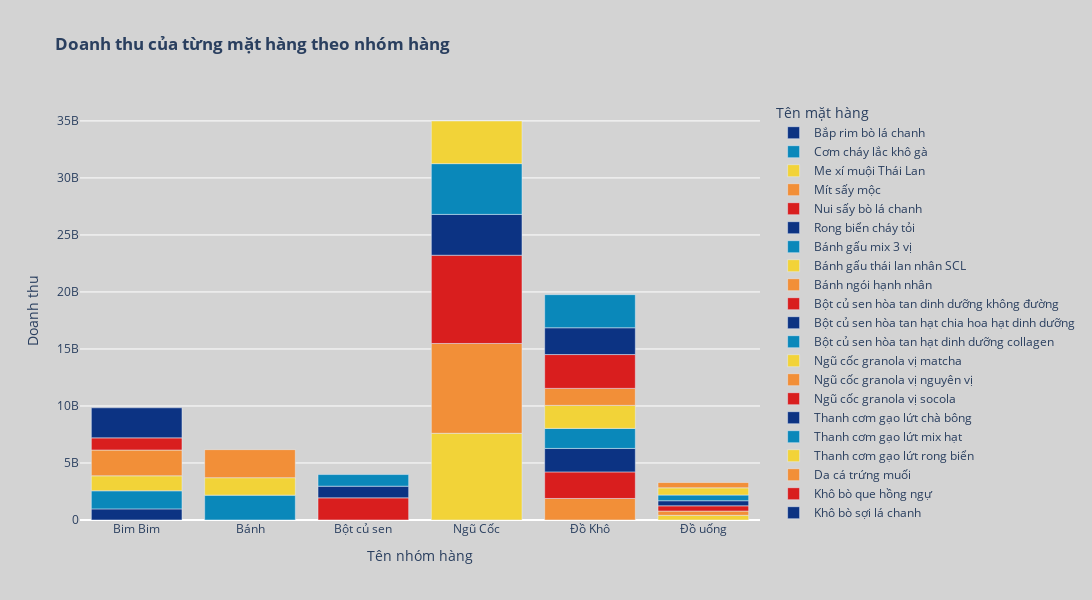

The notebook cell saved with this chart:
### Markdown cell above
<h3 style="color:white"><strong>--> Trong nhóm mặt hàng ngũ cốc: <em>Ngũ cốc granola vị nguyên vị</em> chiếm doanh số tốt nhất</strong></h3>

### Code cell
color_discrete_sequence = px.colors.diverging.Portland 

fig = px.bar(data_product_of_group, x='Tên nhóm hàng', y='Doanh thu',
             title='Doanh thu',
             color='Tên mặt hàng', 
             color_discrete_sequence=color_discrete_sequence)

# Cập nhật bố cục
fig.update_layout(title='<b>Doanh thu của từng mặt hàng theo nhóm hàng</b>',
                  xaxis_title="Tên nhóm hàng",
                  yaxis_title="Doanh thu",
                  paper_bgcolor='lightgrey',
                  plot_bgcolor='lightgrey',
                  height=600,  # Tăng kích thước chiều cao
                  width=1200 # Tăng kích thước chiều rộng
)

# Hiển thị biểu đồ
fig.show()

### Figure 1 — Plotly figure (JSON) as saved in the notebook; plotly's stock layout.template omitted (floating-point values rounded to 4 significant figures)
{"data": [{"alignmentgroup": "True", "hovertemplate": "Tên mặt hàng=Bắp rim bò lá chanh<br>Tên nhóm hàng=%{x}<br>Doanh thu=%{y}<extra></extra>", "legendgroup": "Bắp rim bò lá chanh", "marker": {"color": "rgb(12,51,131)", "pattern": {"shape": ""}}, "name": "Bắp rim bò lá chanh", "offsetgroup": "Bắp rim bò lá chanh", "orientation": "v", "showlegend": true, "textposition": "auto", "type": "bar", "x": ["Bim Bim"], "xaxis": "x", "y": [974862000], "yaxis": "y"}, {"alignmentgroup": "True", "hovertemplate": "Tên mặt hàng=Cơm cháy lắc khô gà<br>Tên nhóm hàng=%{x}<br>Doanh thu=%{y}<extra></extra>", "legendgroup": "Cơm cháy lắc khô gà", "marker": {"color": "rgb(10,136,186)", "pattern": {"shape": ""}}, "name": "Cơm cháy lắc khô gà", "offsetgroup": "Cơm cháy lắc khô gà", "orientation": "v", "showlegend": true, "textposition": "auto", "type": "bar", "x": ["Bim Bim"], "xaxis": "x", "y": [1586822000], "yaxis": "y"}, {"alignmentgroup": "True", "hovertemplate": "Tên mặt hàng=Me xí muội Thái Lan<br>Tên nhóm hàng=%{x}<br>Doanh thu=%{y}<extra></extra>", "legendgroup": "Me xí muội Thái Lan", "marker": {"color": "rgb(242,211,56)", "pattern": {"shape": ""}}, "name": "Me xí muội Thái Lan", "offsetgroup": "Me xí muội Thái Lan", "orientation": "v", "showlegend": true, "textposition": "auto", "type": "bar", "x": ["Bim Bim"], "xaxis": "x", "y": [1314876000], "yaxis": "y"}, {"alignmentgroup": "True", "hovertemplate": "Tên mặt hàng=Mít sấy mộc<br>Tên nhóm hàng=%{x}<br>Doanh thu=%{y}<extra></extra>", "legendgroup": "Mít sấy mộc", "marker": {"color": "rgb(242,143,56)", "pattern": {"shape": ""}}, "name": "Mít sấy mộc", "offsetgroup": "Mít sấy mộc", "orientation": "v", "showlegend": true, "textposition": "auto", "type": "bar", "x": ["Bim Bim"], "xaxis": "x", "y": [2260944000], "yaxis": "y"}, {"alignmentgroup": "True", "hovertemplate": "Tên mặt hàng=Nui sấy bò lá chanh<br>Tên nhóm hàng=%{x}<br>Doanh thu=%{y}<extra></extra>", "legendgroup": "Nui sấy bò lá chanh", "marker": {"color": "rgb(217,30,30)", "pattern": {"shape": ""}}, "name": "Nui sấy bò lá chanh", "offsetgroup": "Nui sấy bò lá chanh", "orientation": "v", "showlegend": true, "textposition": "auto", "type": "bar", "x": ["Bim Bim"], "xaxis": "x", "y": [1066484000], "yaxis": "y"}, {"alignmentgroup": "True", "hovertemplate": "Tên mặt hàng=Rong biển cháy tỏi<br>Tên nhóm hàng=%{x}<br>Doanh thu=%{y}<extra></extra>", "legendgroup": "Rong biển cháy tỏi", "marker": {"color": "rgb(12,51,131)", "pattern": {"shape": ""}}, "name": "Rong biển cháy tỏi", "offsetgroup": "Rong biển cháy tỏi", "orientation": "v", "showlegend": true, "textposition": "auto", "type": "bar", "x": ["Bim Bim"], "xaxis": "x", "y": [2635968000], "yaxis": "y"}, {"alignmentgroup": "True", "hovertemplate": "Tên mặt hàng=Bánh gấu mix 3 vị<br>Tên nhóm hàng=%{x}<br>Doanh thu=%{y}<extra></extra>", "legendgroup": "Bánh gấu mix 3 vị", "marker": {"color": "rgb(10,136,186)", "pattern": {"shape": ""}}, "name": "Bánh gấu mix 3 vị", "offsetgroup": "Bánh gấu mix 3 vị", "orientation": "v", "showlegend": true, "textposition": "auto", "type": "bar", "x": ["Bánh"], "xaxis": "x", "y": [2178899000], "yaxis": "y"}, {"alignmentgroup": "True", "hovertemplate": "Tên mặt hàng=Bánh gấu thái lan nhân SCL<br>Tên nhóm hàng=%{x}<br>Doanh thu=%{y}<extra></extra>", "legendgroup": "Bánh gấu thái lan nhân SCL", "marker": {"color": "rgb(242,211,56)", "pattern": {"shape": ""}}, "name": "Bánh gấu thái lan nhân SCL", "offsetgroup": "Bánh gấu thái lan nhân SCL", "orientation": "v", "showlegend": true, "textposition": "auto", "type": "bar", "x": ["Bánh"], "xaxis": "x", "y": [1530945000], "yaxis": "y"}, {"alignmentgroup": "True", "hovertemplate": "Tên mặt hàng=Bánh ngói hạnh nhân<br>Tên nhóm hàng=%{x}<br>Doanh thu=%{y}<extra></extra>", "legendgroup": "Bánh ngói hạnh nhân", "marker": {"color": "rgb(242,143,56)", "pattern": {"shape": ""}}, "name": "Bánh ngói hạnh nhân", "offsetgroup": "Bánh ngói hạnh nhân", "orientation": "v", "showlegend": true, "textposition": "auto", "type": "bar", "x": ["Bánh"], "xaxis": "x", "y": [2462031000], "yaxis": "y"}, {"alignmentgroup": "True", "hovertemplate": "Tên mặt hàng=Bột củ sen hòa tan dinh dưỡng không đường<br>Tên nhóm hàng=%{x}<br>Doanh thu=%{y}<extra></extra>", "legendgroup": "Bột củ sen hòa tan dinh dưỡng không đường", "marker": {"color": "rgb(217,30,30)", "pattern": {"shape": ""}}, "name": "Bột củ sen hòa tan dinh dưỡng không đường", "offsetgroup": "Bột củ sen hòa tan dinh dưỡng không đường", "orientation": "v", "showlegend": true, "textposition": "auto", "type": "bar", "x": ["Bột củ sen"], "xaxis": "x", "y": [1943175000], "yaxis": "y"}, {"alignmentgroup": "True", "hovertemplate": "Tên mặt hàng=Bột củ sen hòa tan hạt chia hoa hạt dinh dưỡng<br>Tên nhóm hàng=%{x}<br>Doanh thu=%{y}<extra></extra>", "legendgroup": "Bột củ sen hòa tan hạt chia hoa hạt dinh dưỡng", "marker": {"color": "rgb(12,51,131)", "pattern": {"shape": ""}}, "name": "Bột củ sen hòa tan hạt chia hoa hạt dinh dưỡng", "offsetgroup": "Bột củ sen hòa tan hạt chia hoa hạt dinh dưỡng", "orientation": "v", "showlegend": true, "textposition": "auto", "type": "bar", "x": ["Bột củ sen"], "xaxis": "x", "y": [1023075000], "yaxis": "y"}, {"alignmentgroup": "True", "hovertemplate": "Tên mặt hàng=Bột củ sen hòa tan hạt dinh dưỡng collagen<br>Tên nhóm hàng=%{x}<br>Doanh thu=%{y}<extra></extra>", "legendgroup": "Bột củ sen hòa tan hạt dinh dưỡng collagen", "marker": {"color": "rgb(10,136,186)", "pattern": {"shape": ""}}, "name": "Bột củ sen hòa tan hạt dinh dưỡng collagen", "offsetgroup": "Bột củ sen hòa tan hạt dinh dưỡng collagen", "orientation": "v", "showlegend": true, "textposition": "auto", "type": "bar", "x": ["Bột củ sen"], "xaxis": "x", "y": [1018575000], "yaxis": "y"}, {"alignmentgroup": "True", "hovertemplate": "Tên mặt hàng=Ngũ cốc granola vị matcha<br>Tên nhóm hàng=%{x}<br>Doanh thu=%{y}<extra></extra>", "legendgroup": "Ngũ cốc granola vị matcha", "marker": {"color": "rgb(242,211,56)", "pattern": {"shape": ""}}, "name": "Ngũ cốc granola vị matcha", "offsetgroup": "Ngũ cốc granola vị matcha", "orientation": "v", "showlegend": true, "textposition": "auto", "type": "bar", "x": ["Ngũ Cốc"], "xaxis": "x", "y": [7604457000], "yaxis": "y"}, {"alignmentgroup": "True", "hovertemplate": "Tên mặt hàng=Ngũ cốc granola vị nguyên vị<br>Tên nhóm hàng=%{x}<br>Doanh thu=%{y}<extra></extra>", "legendgroup": "Ngũ cốc granola vị nguyên vị", "marker": {"color": "rgb(242,143,56)", "pattern": {"shape": ""}}, "name": "Ngũ cốc granola vị nguyên vị", "offsetgroup": "Ngũ cốc granola vị nguyên vị", "orientation": "v", "showlegend": true, "textposition": "auto", "type": "bar", "x": ["Ngũ Cốc"], "xaxis": "x", "y": [7876610000], "yaxis": "y"}, {"alignmentgroup": "True", "hovertemplate": "Tên mặt hàng=Ngũ cốc granola vị socola<br>Tên nhóm hàng=%{x}<br>Doanh thu=%{y}<extra></extra>", "legendgroup": "Ngũ cốc granola vị socola", "marker": {"color": "rgb(217,30,30)", "pattern": {"shape": ""}}, "name": "Ngũ cốc granola vị socola", "offsetgroup": "Ngũ cốc granola vị socola", "orientation": "v", "showlegend": true, "textposition": "auto", "type": "bar", "x": ["Ngũ Cốc"], "xaxis": "x", "y": [7740117000], "yaxis": "y"}, {"alignmentgroup": "True", "hovertemplate": "Tên mặt hàng=Thanh cơm gạo lứt chà bông<br>Tên nhóm hàng=%{x}<br>Doanh thu=%{y}<extra></extra>", "legendgroup": "Thanh cơm gạo lứt chà bông", "marker": {"color": "rgb(12,51,131)", "pattern": {"shape": ""}}, "name": "Thanh cơm gạo lứt chà bông", "offsetgroup": "Thanh cơm gạo lứt chà bông", "orientation": "v", "showlegend": true, "textposition": "auto", "type": "bar", "x": ["Ngũ Cốc"], "xaxis": "x", "y": [3580525000], "yaxis": "y"}, {"alignmentgroup": "True", "hovertemplate": "Tên mặt hàng=Thanh cơm gạo lứt mix hạt<br>Tên nhóm hàng=%{x}<br>Doanh thu=%{y}<extra></extra>", "legendgroup": "Thanh cơm gạo lứt mix hạt", "marker": {"color": "rgb(10,136,186)", "pattern": {"shape": ""}}, "name": "Thanh cơm gạo lứt mix hạt", "offsetgroup": "Thanh cơm gạo lứt mix hạt", "orientation": "v", "showlegend": true, "textposition": "auto", "type": "bar", "x": ["Ngũ Cốc"], "xaxis": "x", "y": [4452890000], "yaxis": "y"}, {"alignmentgroup": "True", "hovertemplate": "Tên mặt hàng=Thanh cơm gạo lứt rong biển<br>Tên nhóm hàng=%{x}<br>Doanh thu=%{y}<extra></extra>", "legendgroup": "Thanh cơm gạo lứt rong biển", "marker": {"color": "rgb(242,211,56)", "pattern": {"shape": ""}}, "name": "Thanh cơm gạo lứt rong biển", "offsetgroup": "Thanh cơm gạo lứt rong biển", "orientation": "v", "showlegend": true, "textposition": "auto", "type": "bar", "x": ["Ngũ Cốc"], "xaxis": "x", "y": [3738670000], "yaxis": "y"}, {"alignmentgroup": "True", "hovertemplate": "Tên mặt hàng=Da cá trứng muối<br>Tên nhóm hàng=%{x}<br>Doanh thu=%{y}<extra></extra>", "legendgroup": "Da cá trứng muối", "marker": {"color": "rgb(242,143,56)", "pattern": {"shape": ""}}, "name": "Da cá trứng muối", "offsetgroup": "Da cá trứng muối", "orientation": "v", "showlegend": true, "textposition": "auto", "type": "bar", "x": ["Đồ Khô"], "xaxis": "x", "y": [1888575000], "yaxis": "y"}, {"alignmentgroup": "True", "hovertemplate": "Tên mặt hàng=Khô bò que hồng ngự<br>Tên nhóm hàng=%{x}<br>Doanh thu=%{y}<extra></extra>", "legendgroup": "Khô bò que hồng ngự", "marker": {"color": "rgb(217,30,30)", "pattern": {"shape": ""}}, "name": "Khô bò que hồng ngự", "offsetgroup": "Khô bò que hồng ngự", "orientation": "v", "showlegend": true, "textposition": "auto", "type": "bar", "x": ["Đồ Khô"], "xaxis": "x", "y": [2329984000], "yaxis": "y"}, {"alignmentgroup": "True", "hovertemplate": "Tên mặt hàng=Khô bò sợi lá chanh<br>Tên nhóm hàng=%{x}<br>Doanh thu=%{y}<extra></extra>", "legendgroup": "Khô bò sợi lá chanh", "marker": {"color": "rgb(12,51,131)", "pattern": {"shape": ""}}, "name": "Khô bò sợi lá chanh", "offsetgroup": "Khô bò sợi lá chanh", "orientation": "v", "showlegend": true, "textposition": "auto", "type": "bar", "x": ["Đồ Khô"], "xaxis": "x", "y": [2058392000], "yaxis": "y"}, {"alignmentgroup": "True", "hovertemplate": "Tên mặt hàng=Khô gà bơ tỏi<br>Tên nhóm hàng=%{x}<br>Doanh thu=%{y}<extra></extra>", "legendgroup": "Khô gà bơ tỏi", "marker": {"color": "rgb(10,136,186)", "pattern": {"shape": ""}}, "name": "Khô gà bơ tỏi", "offsetgroup": "Khô gà bơ tỏi", "orientation": "v", "showlegend": true, "textposition": "auto", "type": "bar", "x": ["Đồ Khô"], "xaxis": "x", "y": [1757430000], "yaxis": "y"}, {"alignmentgroup": "True", "hovertemplate": "Tên mặt hàng=Khô gà lá chanh<br>Tên nhóm hàng=%{x}<br>Doanh thu=%{y}<extra></extra>", "legendgroup": "Khô gà lá chanh", "marker": {"color": "rgb(242,211,56)", "pattern": {"shape": ""}}, "name": "Khô gà lá chanh", "offsetgroup": "Khô gà lá chanh", "orientation": "v", "showlegend": true, "textposition": "auto", "type": "bar", "x": ["Đồ Khô"], "xaxis": "x", "y": [2018055000], "yaxis": "y"}, {"alignmentgroup": "True", "hovertemplate": "Tên mặt hàng=Khô heo cháy tỏi<br>Tên nhóm hàng=%{x}<br>Doanh thu=%{y}<extra></extra>", "legendgroup": "Khô heo cháy tỏi", "marker": {"color": "rgb(242,143,56)", "pattern": {"shape": ""}}, "name": "Khô heo cháy tỏi", "offsetgroup": "Khô heo cháy tỏi", "orientation": "v", "showlegend": true, "textposition": "auto", "type": "bar", "x": ["Đồ Khô"], "xaxis": "x", "y": [1491100000], "yaxis": "y"}, {"alignmentgroup": "True", "hovertemplate": "Tên mặt hàng=Khô mix 3 vị (heo bơ tỏi, mực, gà)<br>Tên nhóm hàng=%{x}<br>Doanh thu=%{y}<extra></extra>", "legendgroup": "Khô mix 3 vị (heo bơ tỏi, mực, gà)", "marker": {"color": "rgb(217,30,30)", "pattern": {"shape": ""}}, "name": "Khô mix 3 vị (heo bơ tỏi, mực, gà)", "offsetgroup": "Khô mix 3 vị (heo bơ tỏi, mực, gà)", "orientation": "v", "showlegend": true, "textposition": "auto", "type": "bar", "x": ["Đồ Khô"], "xaxis": "x", "y": [2966544000], "yaxis": "y"}, {"alignmentgroup": "True", "hovertemplate": "Tên mặt hàng=Mực xé sợi hấp dừa<br>Tên nhóm hàng=%{x}<br>Doanh thu=%{y}<extra></extra>", "legendgroup": "Mực xé sợi hấp dừa", "marker": {"color": "rgb(12,51,131)", "pattern": {"shape": ""}}, "name": "Mực xé sợi hấp dừa", "offsetgroup": "Mực xé sợi hấp dừa", "orientation": "v", "showlegend": true, "textposition": "auto", "type": "bar", "x": ["Đồ Khô"], "xaxis": "x", "y": [2350045000], "yaxis": "y"}, {"alignmentgroup": "True", "hovertemplate": "Tên mặt hàng=Tóp mỡ rim mắm tỏi<br>Tên nhóm hàng=%{x}<br>Doanh thu=%{y}<extra></extra>", "legendgroup": "Tóp mỡ rim mắm tỏi", "marker": {"color": "rgb(10,136,186)", "pattern": {"shape": ""}}, "name": "Tóp mỡ rim mắm tỏi", "offsetgroup": "Tóp mỡ rim mắm tỏi", "orientation": "v", "showlegend": true, "textposition": "auto", "type": "bar", "x": ["Đồ Khô"], "xaxis": "x", "y": [2903274000], "yaxis": "y"}, {"alignmentgroup": "True", "hovertemplate": "Tên mặt hàng=Chè dưỡng nhan<br>Tên nhóm hàng=%{x}<br>Doanh thu=%{y}<extra></extra>", "legendgroup": "Chè dưỡng nhan", "marker": {"color": "rgb(242,211,56)", "pattern": {"shape": ""}}, "name": "Chè dưỡng nhan", "offsetgroup": "Chè dưỡng nhan", "orientation": "v", "showlegend": true, "textposition": "auto", "type": "bar", "x": ["Đồ uống"], "xaxis": "x", "y": [412032000], "yaxis": "y"}, {"alignmentgroup": "True", "hovertemplate": "Tên mặt hàng=Sâm bổ lượng<br>Tên nhóm hàng=%{x}<br>Doanh thu=%{y}<extra></extra>", "legendgroup": "Sâm bổ lượng", "marker": {"color": "rgb(242,143,56)", "pattern": {"shape": ""}}, "name": "Sâm bổ lượng", "offsetgroup": "Sâm bổ lượng", "orientation": "v", "showlegend": true, "textposition": "auto", "type": "bar", "x": ["Đồ uống"], "xaxis": "x", "y": [373312000], "yaxis": "y"}, {"alignmentgroup": "True", "hovertemplate": "Tên mặt hàng=Trà sữa Socola<br>Tên nhóm hàng=%{x}<br>Doanh thu=%{y}<extra></extra>", "legendgroup": "Trà sữa Socola", "marker": {"color": "rgb(217,30,30)", "pattern": {"shape": ""}}, "name": "Trà sữa Socola", "offsetgroup": "Trà sữa Socola", "orientation": "v", "showlegend": true, "textposition": "auto", "type": "bar", "x": ["Đồ uống"], "xaxis": "x", "y": [458578000], "yaxis": "y"}, {"alignmentgroup": "True", "hovertemplate": "Tên mặt hàng=Trà sữa phúc long<br>Tên nhóm hàng=%{x}<br>Doanh thu=%{y}<extra></extra>", "legendgroup": "Trà sữa phúc long", "marker": {"color": "rgb(12,51,131)", "pattern": {"shape": ""}}, "name": "Trà sữa phúc long", "offsetgroup": "Trà sữa phúc long", "orientation": "v", "showlegend": true, "textposition": "auto", "type": "bar", "x": ["Đồ uống"], "xaxis": "x", "y": [445878000], "yaxis": "y"}, {"alignmentgroup": "True", "hovertemplate": "Tên mặt hàng=Trà sữa thái xanh<br>Tên nhóm hàng=%{x}<br>Doanh thu=%{y}<extra></extra>", "legendgroup": "Trà sữa thái xanh", "marker": {"color": "rgb(10,136,186)", "pattern": {"shape": ""}}, "name": "Trà sữa thái xanh", "offsetgroup": "Trà sữa thái xanh", "orientation": "v", "showlegend": true, "textposition": "auto", "type": "bar", "x": ["Đồ uống"], "xaxis": "x", "y": [501334000], "yaxis": "y"}, {"alignmentgroup": "True", "hovertemplate": "Tên mặt hàng=Trà sữa ô long<br>Tên nhóm hàng=%{x}<br>Doanh thu=%{y}<extra></extra>", "legendgroup": "Trà sữa ô long", "marker": {"color": "rgb(242,211,56)", "pattern": {"shape": ""}}, "name": "Trà sữa ô long", "offsetgroup": "Trà sữa ô long", "orientation": "v", "showlegend": true, "textposition": "auto", "type": "bar", "x": ["Đồ uống"], "xaxis": "x", "y": [630861000], "yaxis": "y"}, {"alignmentgroup": "True", "hovertemplate": "Tên mặt hàng=Tàu hủ trân châu đường đen<br>Tên nhóm hàng=%{x}<br>Doanh thu=%{y}<extra></extra>", "legendgroup": "Tàu hủ trân châu đường đen", "marker": {"color": "rgb(242,143,56)", "pattern": {"shape": ""}}, "name": "Tàu hủ trân châu đường đen", "offsetgroup": "Tàu hủ trân châu đường đen", "orientation": "v", "showlegend": true, "textposition": "auto", "type": "bar", "x": ["Đồ uống"], "xaxis": "x", "y": [463680000], "yaxis": "y"}], "layout": {"barmode": "relative", "height": 600, "legend": {"title": {"text": "Tên mặt hàng"}, "tracegroupgap": 0}, "paper_bgcolor": "lightgrey", "plot_bgcolor": "lightgrey", "title": {"text": "<b>Doanh thu của từng mặt hàng theo nhóm hàng</b>"}, "width": 1200, "xaxis": {"anchor": "y", "domain": [0, 1], "title": {"text": "Tên nhóm hàng"}}, "yaxis": {"anchor": "x", "domain": [0, 1], "title": {"text": "Doanh thu"}}}}
